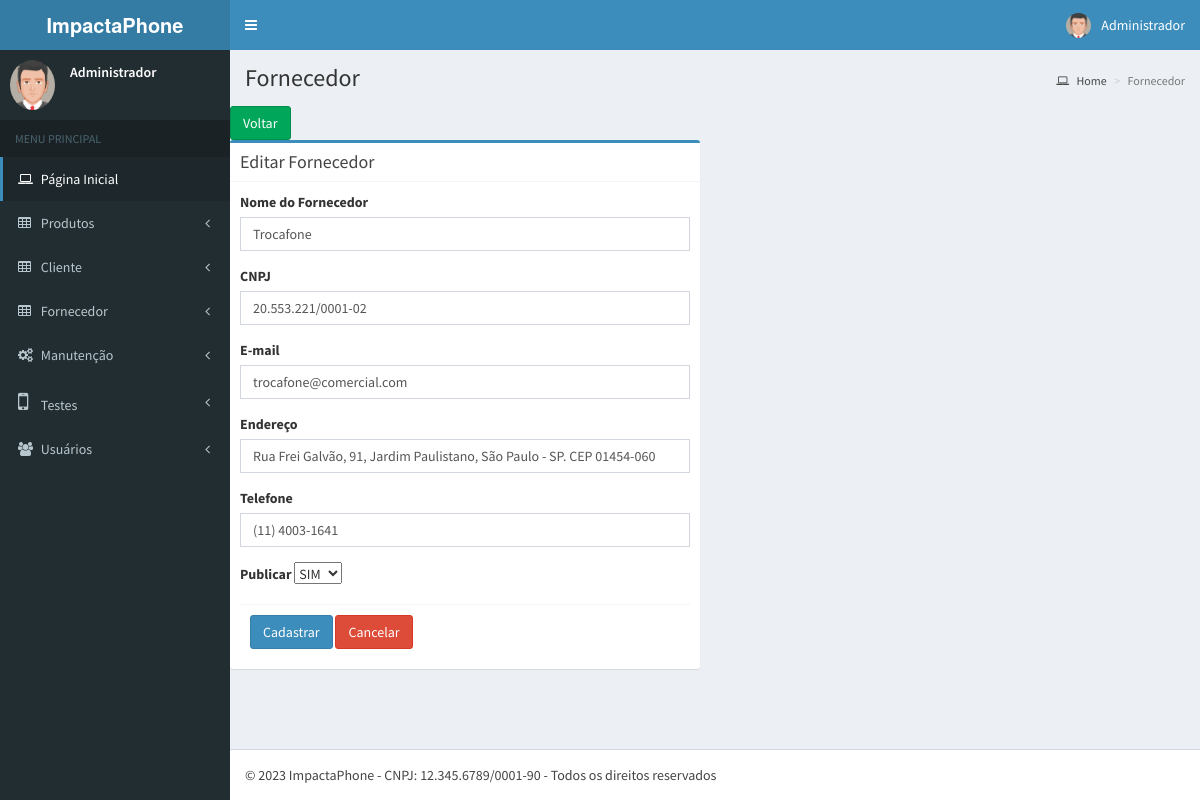
/interface/fornecedor/editfornecedor.php?id=22 (signed in), run on the app's committed database.
### tables this page shows
CREATE TABLE IF NOT EXISTS `fornecedor` (
  `idFornecedor` int NOT NULL AUTO_INCREMENT,
  `NomeFornecedor` varchar(75) NOT NULL,
  `CNPJFornecedor` varchar(75) NOT NULL,
  `EmailFornecedor` varchar(75) NOT NULL,
  `EnderecoFornecedor` varchar(75) NOT NULL,
  `TelefoneFornecedor` varchar(75) NOT NULL,
  `Public` int NOT NULL,
  `Ativo` int NOT NULL,
  `Usuario_idUser` int NOT NULL,
  PRIMARY KEY (`idFornecedor`),
  KEY `fk_Fornecedor_Usuario1_idx` (`Usuario_idUser`)
);

### App/Models/connect.php (called while the page is built, shortened)
<?php
class Connect{
	var $localhost = "localhost";
	var $root = "root";
	var $passwd = "";
	public function __construct()
	{
		$this->SQL = mysqli_connect($this->localhost, $this->root, $this->passwd);
	}
}

### App/Models/fornecedor.class.php (called while the page is built, shortened)
<?php
require_once 'connect.php';
class Fornecedor extends Connect{
public function EditFornecedor($idFornecedor){
    $this->query = "SELECT *FROM `fornecedor` WHERE `idFornecedor` = '$idFornecedor'";
    if($this->result = mysqli_query($this->SQL, $this->query) or die ( mysqli_error($this->SQL))){
      if($row = mysqli_fetch_array($this->result)){
        $NomeFornecedor = $row['NomeFornecedor'];
        $CNPJFornecedor = $row['CNPJFornecedor'];
        $EmailFornecedor = $row['EmailFornecedor'];
        $EnderecoFornecedor = $row['EnderecoFornecedor'];
        $TelefoneFornecedor = $row['TelefoneFornecedor'];
        $Ativo = $row['Ativo'];
        $Usuario_idUser  = $row['Usuario_idUser'];
          $array = array('Fornecedor' => array('Nome' => $NomeFornecedor, 'CNPJ' => $CNPJFornecedor, 'Email'=> $EmailFornecedor, 'Endereco'=>$EnderecoFornecedor, 'Telefone' => $TelefoneFornecedor, 'Ativo' => $Ativo, 'Usuario' => $Usuario_idUser ),);
          return $array;
      }
    }
    else{
      return 0;
    }
}
}
$fornecedor = new Fornecedor;

### interface/fornecedor/editfornecedor.php (the view, shortened to what this page needs)
<?php
require_once '../../App/auth.php';
require_once '../../layout/script.php';
require_once '../../App/Models/fornecedor.class.php';
echo $head;
echo $header;
echo $aside;
echo '<div class="content-wrapper">';
echo '<section class="content-header">
      <h1>
        Fornecedor
      </h1>
      <ol class="breadcrumb">
        <li><a href="../"><i class="fa fa-laptop"></i> Home</a></li>
        <li class="active">Fornecedor</li>
      </ol>
    </section>
    <section class="content">
      <div class="row">';
echo '<a href="./" class="btn btn-success">Voltar</a>
      <div class="row">
        ';
        if(isset($_GET['id'])){
          $idFornecedor = $_GET['id'];
       $resp = $fornecedor->EditFornecedor($idFornecedor);
  echo '<div class="col-md-6">
          <div class="box box-primary">
            <div class="box-header with-border">
              <h3 class="box-title">Editar Fornecedor</h3>
            </div>
            <form role="form" action="../../App/Database/insertfornecedor.php" method="POST">
              <div class="box-body">
                <div class="form-group">
                  <label for="exampleInputEmail1">Nome do Fornecedor</label>
                  <input type="text" name="NomeFornecedor" class="form-control" id="exampleInputEmail1" placeholder="Fornecedor" value="'.$resp['Fornecedor']['Nome'].'">
                </div>
                <div class="form-group">
                  <label for="exampleInputEmail1">CNPJ</label>
                  <input type="text" name="CNPJFornecedor" class="form-control" id="exampleInputEmail1" placeholder="CNPJ" value="'.$resp['Fornecedor']['CNPJ'].'">
                </div>
                <div class="form-group">
                  <label for="exampleInputEmail1">E-mail</label>
                  <input type="text" name="EmailFornecedor" class="form-control" id="exampleInputEmail1" placeholder="E-mail" value="'.$resp['Fornecedor']['Email'].'">
                </div>
                <div class="form-group">
                  <label for="exampleInputEmail1">Endereço</label>
                  <input type="text" name="EnderecoFornecedor" class="form-control" id="exampleInputEmail1" placeholder="Endereço" value="'.$resp['Fornecedor']['Endereco'].'">
                </div>
                <div class="form-group">
                  <label for="exampleInputEmail1">Telefone</label>
                  <input type="text" name="TelefoneFornecedor" class="form-control" id="exampleInputEmail1" placeholder="Telefone" value="'.$resp['Fornecedor']['Telefone'].'">
                </div>
                <div class="form-group">
                  <label for="exampleInputEmail1">Publicar</label>
                  <select name="Ativo">';
                    $Ativo = $resp['Fornecedor']['Ativo'];
                  if($Ativo == 1){
                    $selected1 = "selected";
                    $selected0 = " ";
                  }
                  else{
                    $selected1 = " ";
                    $selected0 = "selected";
                  }
                  echo '
                  <option value="1" '.$selected1.' >SIM</option>
                  <option value="0" '.$selected0.' >NÃO</option>
                  </select>
                </div>
                 <input type="hidden" name="iduser" value="'.$idUsuario.'">
                 <input type="hidden" name="idFornecedor" value="'.$idFornecedor.'">
              <div class="box-footer">
                <button type="submit" name="upload" class="btn btn-primary" value="Cadastrar">Cadastrar</button>
                <a class="btn btn-danger" href="../../interface/fornecedor">Cancelar</a>
              </div>
            </form>
          </div>
          </div>
</div>';
}
echo '</div>';
echo '</div>';
echo '</div>';
echo  $footer;
echo $javascript;
?>

### data on the page
fornecedor: NomeFornecedor "Trocafone", CNPJFornecedor "20.553.221/0001-02", EmailFornecedor "trocafone@comercial.com", EnderecoFornecedor "Rua Frei Galvão, 91, Jardim Paulistano, São Paulo - SP. CEP 01454-060", TelefoneFornecedor "(11) 4003-1641"

### other printed values
$usuario "Administrador"
